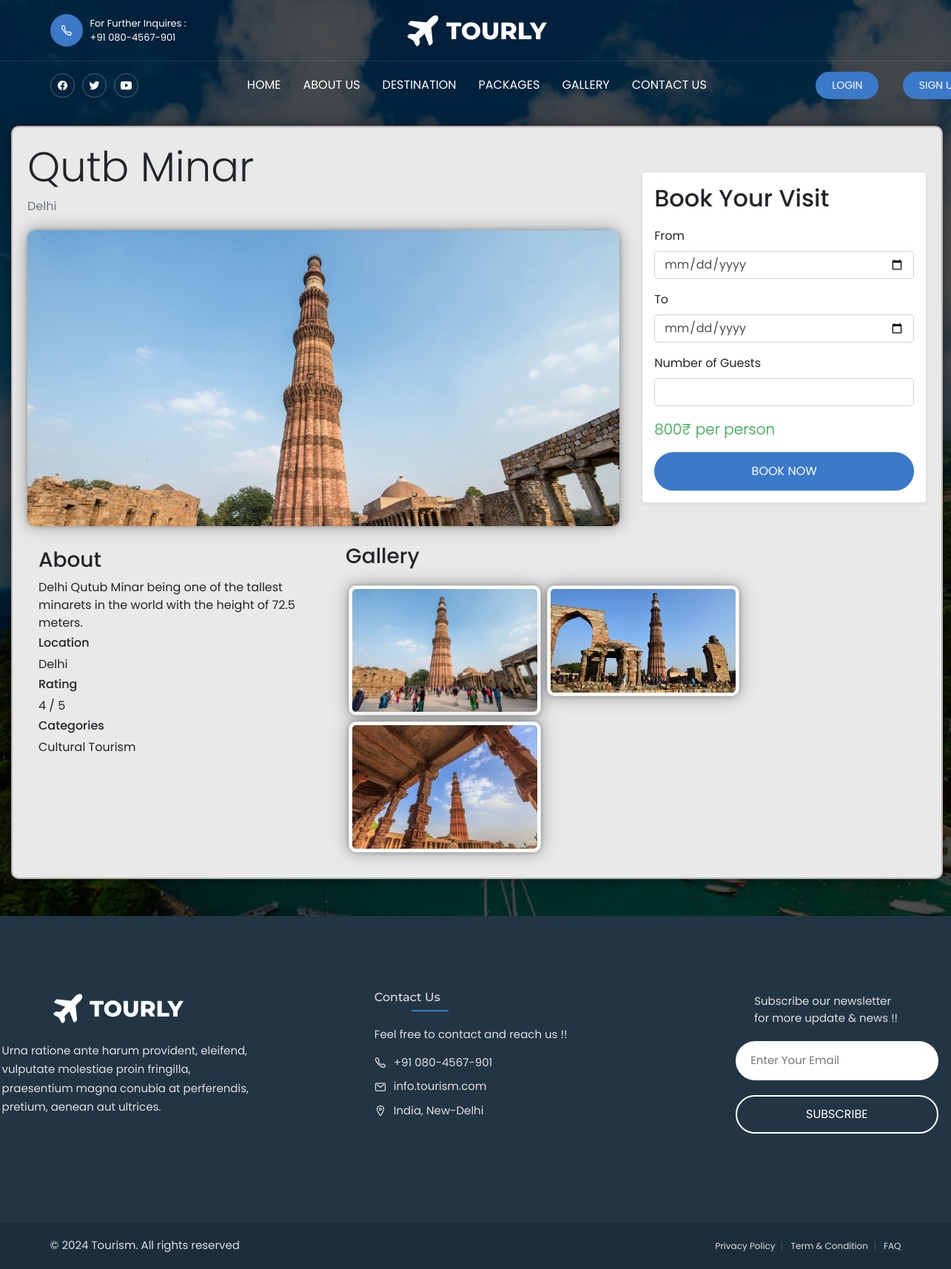
Page /destination/qutb-minar/ on the committed database.
### destinations/models.py (models this page shows, shortened)
class Destination(BaseModel):
    destination_name = models.CharField(max_length=255)
    location = models.CharField(max_length=255)
    slug = models.SlugField(unique=True, null=True,blank=True)
    description = models.TextField()
    rating = models.IntegerField(default=0)
    category = models.ForeignKey(Category, on_delete=models.CASCADE,related_name="catagories")
    price = models.IntegerField()

class ImageGallery(BaseModel):
    destination = models.ForeignKey(Destination, on_delete=models.CASCADE, related_name="gallery")
    image = models.ImageField(upload_to="destination_gallery")

class Category(BaseModel):
    category_name = models.CharField(max_length=100)
    slug = models.SlugField(unique=True, null=True,blank=True)
    description = models.TextField(blank=True, null=True)
    def  __str__(self) -> str:
        return self.category_name

### destinations/views.py (the view)
# urls.py: path('<slug>/',get_destination,name='get_destination')
def get_destination(request, slug):
    try:
        destination = Destination.objects.get(slug=slug)
        if request.method == 'POST':
            from_date = request.POST.get('from-date')
            to_date = request.POST.get('to-date')
            guests = int(request.POST.get('guests'))
            tax_amount = (destination.price * guests) * 0.18
            total_price = (destination.price * guests) + tax_amount
            booking = Booking.objects.create(
                user=request.user,
                destination=destination,
                start_date=from_date,
                end_date=to_date,
                number_of_people=guests,
                total_price=total_price,
                booking_date=timezone.now(),
                status='pending'
            )
            return HttpResponseRedirect(reverse('booking_page', args=[booking.uid]))
        else:
            return render(request,'destination/destination.html',context = {'destination':destination})
    except Exception as e:
        print(e)

### templates/destination/destination.html (shortened to what this page needs)
{% extends "base/base.html" %}
{% block head %}
<link rel="stylesheet" href="https://cdn.jsdelivr.net/npm/bootstrap@4.6.2/dist/css/bootstrap.min.css">
{% endblock %}
{% block body %}
    <div class="dest_container">
        <div class="row">
            <div class="col-md-8">
                <h1 class="display-4"> {{destination.destination_name}} </h1>
                <p class="text-muted"> {{destination.location}} </p>
                <img src="/media/{{destination.gallery.all.1.image}}" class="img-fit" alt="">
            </div>
            <div class="col-md-4">
                <div class="card p-3 shadow-sm">
                    <h2 class="card-title">Book Your Visit</h2>
                    {% if request.user.is_authenticated %}
                    <form action="{% url 'get_destination' destination.slug %}" method="POST" class="mt-2">
                        {% csrf_token %}
                        <div class="form-group">
                            <label for="date">From</label>
                            <input type="date" id="date" name="from-date" class="form-control" required>
                        </div>
                        <div class="form-group">
                            <label for="date">To</label>
                            <input type="date" id="date" name="to-date" class="form-control" required>
                        </div>
                        <div class="form-group">
                            <label for="guests">Number of Guests</label>
                            <input type="number" id="guests" name="guests" class="form-control" min="1" required>
                        </div>
                        <p class="lead text-success">{{destination.price}}&#8377; per person</p>
                        <button type="submit" class="btn btn-primary btn-lg btn-block mt-3">Book Now</button>
                    </form>
                    {% else %}
                    <form method="POST" class="mt-2">
                        <div class="form-group">
                            <label for="date">From</label>
                            <input type="date" id="date" name="from-date" class="form-control" required>
                        </div>
                        <div class="form-group">
                            <label for="date">To</label>
                            <input type="date" id="date" name="to-date" class="form-control" required>
                        </div>
                        <div class="form-group">
                            <label for="guests">Number of Guests</label>
                            <input type="number" id="guests" name="guests" class="form-control" min="1" required>
                        </div>
                        <p class="lead text-success">{{destination.price}}&#8377; per person</p>
                        <a href="{% url 'login' %}" class="btn btn-primary btn-lg btn-block mt-3">Book Now</a>
                    </form>
                    {% endif %}
                </div>
            </div>
        </div>
        <div class="row">
            <div class="col-md-4 mt-4">
                <div class="col-md-12">
                    <h3 class="about">About </h3>
                    <p>{{destination.description}}</p>
                    <h4 class="location" >Location</h4>
                    <p>{{destination.location}}</p>
                    <h4 class="rating">Rating</h4>
                    <p>{{destination.rating}} / 5</p>
                    <h4 class="category">Categories</h4>
                    <p>{{destination.category}}</p>
                </div>
            </div>
            <div class="col-md-8 mt-4">
                <div class="col-12">
                    <h3>Gallery</h3>
                    <div class="gallery d-flex flex-wrap">
                        <img src="/media/{{destination.gallery.all.1.image}}" class="img-thumbnail m-1 img-fit" alt="image 1">
                        <img src="/media/{{destination.gallery.all.2.image}}" class="img-thumbnail m-1 img-fit" alt="image 2">
                        <img src="/media/{{destination.gallery.all.3.image}}" class="img-thumbnail m-1 img-fit" alt="image 3">
                    </div>
                </div>
            </div>
        </div>
    </div>
{% endblock %}

### public/static/css/style.css (style rules this page uses)
:root { --united-nations-blue: hsl(214, 56%, 58%); --bright-navy-blue: hsl(214, 57%, 51%); --spanish-gray: hsl(0, 0%, 60%); --black-coral: hsl(225, 8%, 42%); --oxford-blue: hsl(208, 97%, 12%); --yale-blue: hsl(214, 72%, 33%); --blue-ncs: hsl(197, 100%, 36%); --gunmetal: hsl(206, 34%, 20%); --gainsboro: hsl(0, 0%, 88%); --cultured: hsl(0, 0%, 98%); --white: hsl(0, 0%, 100%); --black: hsl(0, 0%, 0%); --onyx: hsl(0, 0%, 25%); --jet: hsl(0, 0%, 20%); --ff-poppins: "Poppins", sans-serif; --ff-montserrat: "Montserrat", sans-serif; --fs-1: calc(20px + 3.5vw); --fs-2: calc(18px + 1.6vw); --fs-3: calc(16px + 0.45vw); --fs-4: 15px; --fs-5: 14px; --fs-6: 13px; --fs-7: 12px; --fs-8: 11px; --fw-500: 500; --fw-600: 600; --fw-700: 700; --fw-800: 800; --transition: 0.25s ease-in-out; --section-padding: 60px; --radius-15: 15px; --radius-25: 25px; }
*, *::before, *::after { margin: 0; padding: 0; box-sizing: border-box; }
a { text-decoration: none; }
a, img, span, input, label, button, ion-icon { display: block; }
input, button { background: none; border: none; font: inherit; }
input { width: 100%; }
html { font-family: var(--ff-poppins); scroll-behavior: smooth; }
body { background-image: url("/media/images/hero-banner.jpg"); background-blend-mode: overlay; background-repeat: no-repeat; background-size: cover; background-position: center; background-color: hsla(0, 0%, 0%, 0.7); display: grid; min-height: 600px; }
.btn { color: var(--white); text-transform: uppercase; font-size: var(--fs-5); border-radius: 100px; padding: var(--padding, 8px 18px); border: var(--border-width, 2px) solid transparent; transition: var(--transition); text-align: center; }
.btn-primary { background: var(--bright-navy-blue); border-color: var(--bright-navy-blue); }
.gallery { padding-block: var(--section-padding); }
@media (min-width: 580px) { .btn { --fs-5: 16px; --padding: 12px 30px; margin-right: -100px; } }
@media (min-width: 768px) { :root { --fs-5: 15px; } }
@media (min-width: 768px) { .gallery { padding-bottom: calc(var(--section-padding * 2)); } }
@media (min-width: 1200px) { :root { --section-padding: 100px; } }

### templates/destination/destination.html (style rules this page uses)
html { line-height: 0 !important; }
body { font-family: var(--ff-poppins); }
p { margin-bottom: 0 !important; }
a { text-decoration: none !important; }
h4 { font-size: 1rem !important; }
.dest_container { margin-top: 170px; margin-bottom: 50px; width: 98%; border: 2px solid rgba(158, 143, 143, 0.63); border-radius: 10px; background: rgb(233, 233, 233); backdrop-filter: blur(4px); box-shadow: 0 0 5px rgba(0, 0, 0, 0.2), 0 0 15px rgba(0, 0, 0, 0.2), 0 0 30px rgba(0, 0, 0, 0.2); display: inherit; position: relative; padding: 20px; overflow: hidden; left: 15px; }
.img-fit { margin-top: 20px; object-fit: cover; object-position:top; width: 100%; height: 100%; max-height: 400px; border-radius: 10px; box-shadow: 0 0 5px rgba(0, 0, 0, 0.2), 0 0 15px rgba(0, 0, 0, 0.2), 0 0 30px rgba(0, 0, 0, 0.2); }
.gallery { padding-block: 10px !important; }
.gallery .img-fit { margin-top: 5px; object-fit: fill; max-height: 250px; max-width: 260px; }
.about { margin-top: 5px; }
.location { margin-top: 5px; }
.category { margin-top: 5px; }
.rating { margin-top: 5px; }
.card { margin-top: 40px !important; }

### rows in the picture
Destination: destination_name "Qutb Minar", location "Delhi", gallery.all.1.image (picture), price "800", description "Delhi Qutub Minar being one of the tallest minarets in the world with the height of 72.5 meters.", rating "4", category "Cultural Tourism", gallery.all.2.image (picture), gallery.all.3.image (picture)
